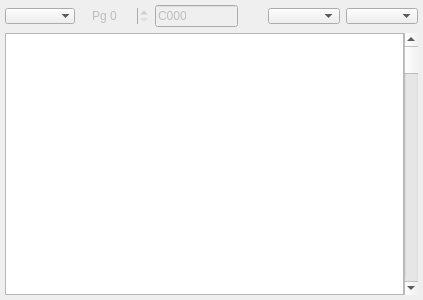
<?xml version="1.0" encoding="UTF-8"?>
<ui version="4.0">
 <class>MemDump</class>
 <widget class="QWidget" name="MemDump">
  <property name="geometry">
   <rect>
    <x>0</x>
    <y>0</y>
    <width>423</width>
    <height>300</height>
   </rect>
  </property>
  <property name="windowTitle">
   <string>Form</string>
  </property>
  <layout class="QVBoxLayout" name="verticalLayout">
   <property name="leftMargin">
    <number>5</number>
   </property>
   <property name="topMargin">
    <number>5</number>
   </property>
   <property name="rightMargin">
    <number>5</number>
   </property>
   <property name="bottomMargin">
    <number>5</number>
   </property>
   <item>
    <layout class="QHBoxLayout" name="horizontalLayout_7">
     <item>
      <widget class="QComboBox" name="cbDumpView">
       <property name="maximumSize">
        <size>
         <width>16777215</width>
         <height>16</height>
        </size>
       </property>
       <property name="frame">
        <bool>false</bool>
       </property>
      </widget>
     </item>
     <item>
      <widget class="QWidget" name="widDumpPage" native="true">
       <property name="enabled">
        <bool>false</bool>
       </property>
       <layout class="QHBoxLayout" name="horizontalLayout_13">
        <property name="topMargin">
         <number>0</number>
        </property>
        <property name="bottomMargin">
         <number>0</number>
        </property>
        <item>
         <widget class="QSpinBox" name="sbDumpPage">
          <property name="maximumSize">
           <size>
            <width>16777215</width>
            <height>16</height>
           </size>
          </property>
          <property name="frame">
           <bool>false</bool>
          </property>
          <property name="prefix">
           <string>Pg </string>
          </property>
          <property name="maximum">
           <number>255</number>
          </property>
         </widget>
        </item>
        <item>
         <widget class="xHexSpin" name="leDumpPageBase">
          <property name="text">
           <string>C000</string>
          </property>
         </widget>
        </item>
       </layout>
      </widget>
     </item>
     <item>
      <spacer name="horizontalSpacer_4">
       <property name="orientation">
        <enum>Qt::Horizontal</enum>
       </property>
       <property name="sizeHint" stdset="0">
        <size>
         <width>40</width>
         <height>20</height>
        </size>
       </property>
      </spacer>
     </item>
     <item>
      <widget class="QComboBox" name="cbDumpBytes">
       <property name="maximumSize">
        <size>
         <width>16777215</width>
         <height>16</height>
        </size>
       </property>
       <property name="toolTip">
        <string>Bytes per row</string>
       </property>
      </widget>
     </item>
     <item>
      <widget class="QComboBox" name="cbCodePage">
       <property name="maximumSize">
        <size>
         <width>16777215</width>
         <height>16</height>
        </size>
       </property>
      </widget>
     </item>
    </layout>
   </item>
   <item>
    <layout class="QHBoxLayout" name="horizontalLayout">
     <property name="spacing">
      <number>0</number>
     </property>
     <item>
      <widget class="xDumpTable" name="dumpTable">
       <property name="minimumSize">
        <size>
         <width>380</width>
         <height>0</height>
        </size>
       </property>
       <property name="contextMenuPolicy">
        <enum>Qt::CustomContextMenu</enum>
       </property>
       <property name="autoFillBackground">
        <bool>true</bool>
       </property>
       <property name="verticalScrollBarPolicy">
        <enum>Qt::ScrollBarAlwaysOff</enum>
       </property>
       <property name="horizontalScrollBarPolicy">
        <enum>Qt::ScrollBarAlwaysOff</enum>
       </property>
       <property name="tabKeyNavigation">
        <bool>false</bool>
       </property>
       <property name="alternatingRowColors">
        <bool>true</bool>
       </property>
       <property name="selectionMode">
        <enum>QAbstractItemView::SingleSelection</enum>
       </property>
       <property name="textElideMode">
        <enum>Qt::ElideNone</enum>
       </property>
       <property name="showGrid">
        <bool>false</bool>
       </property>
       <property name="wordWrap">
        <bool>false</bool>
       </property>
       <attribute name="horizontalHeaderVisible">
        <bool>false</bool>
       </attribute>
       <attribute name="horizontalHeaderMinimumSectionSize">
        <number>16</number>
       </attribute>
       <attribute name="horizontalHeaderDefaultSectionSize">
        <number>20</number>
       </attribute>
       <attribute name="horizontalHeaderStretchLastSection">
        <bool>true</bool>
       </attribute>
       <attribute name="verticalHeaderVisible">
        <bool>false</bool>
       </attribute>
       <attribute name="verticalHeaderMinimumSectionSize">
        <number>16</number>
       </attribute>
       <attribute name="verticalHeaderDefaultSectionSize">
        <number>17</number>
       </attribute>
       <attribute name="verticalHeaderStretchLastSection">
        <bool>false</bool>
       </attribute>
      </widget>
     </item>
     <item>
      <widget class="QScrollBar" name="dumpScroll">
       <property name="maximum">
        <number>65535</number>
       </property>
       <property name="pageStep">
        <number>256</number>
       </property>
       <property name="orientation">
        <enum>Qt::Vertical</enum>
       </property>
      </widget>
     </item>
    </layout>
   </item>
  </layout>
  <action name="actFetch">
   <property name="checkable">
    <bool>true</bool>
   </property>
   <property name="text">
    <string>Fetch break</string>
   </property>
  </action>
  <action name="actRead">
   <property name="checkable">
    <bool>true</bool>
   </property>
   <property name="text">
    <string>Read break</string>
   </property>
  </action>
  <action name="actWrite">
   <property name="checkable">
    <bool>true</bool>
   </property>
   <property name="text">
    <string>Write break</string>
   </property>
  </action>
 </widget>
 <customwidgets>
  <customwidget>
   <class>xHexSpin</class>
   <extends>QLineEdit</extends>
   <header location="global">stdlib.h</header>
  </customwidget>
  <customwidget>
   <class>xDumpTable</class>
   <extends>QTableView</extends>
   <header location="global">stdlib.h</header>
  </customwidget>
 </customwidgets>
 <resources/>
 <connections/>
</ui>
